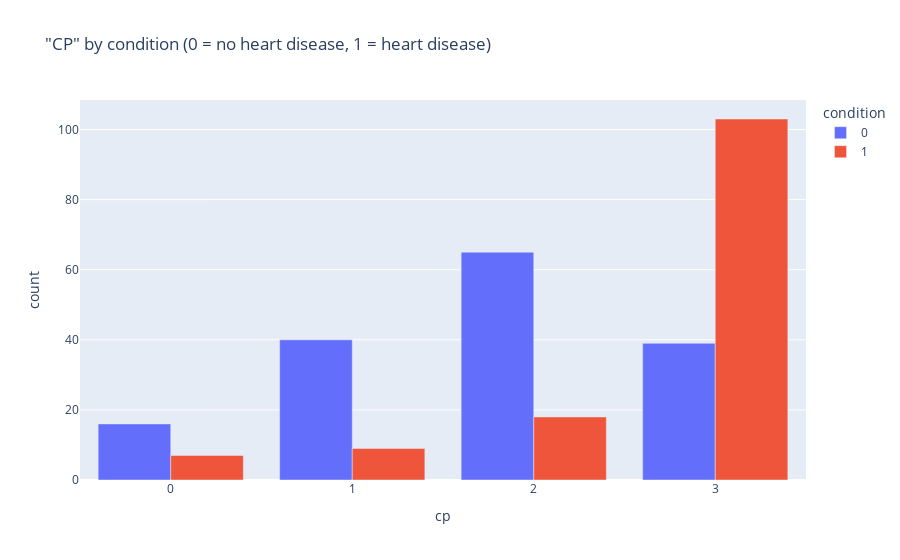

The code cell stored with this chart in its notebook:
### Markdown cell above
(provide brief description of what [x] is, and how it might relate to [target])

### Code cell
cp_counts = df.groupby(['cp', 'condition']).size().reset_index(name = 'count')

fig = px.bar(cp_counts,
             x = 'cp',
             y = 'count',
             color = 'condition',
            barmode = 'group',
            title = '"CP" by condition (0 = no heart disease, 1 = heart disease)')
fig.show()

### Figure 1 — Plotly figure (JSON) as saved in the notebook; plotly's stock layout.template omitted (floating-point values rounded to 4 significant figures)
{"data": [{"alignmentgroup": "True", "hovertemplate": "condition=0<br>cp=%{x}<br>count=%{y}<extra></extra>", "legendgroup": "0", "marker": {"color": "#636efa"}, "name": "0", "offsetgroup": "0", "orientation": "v", "showlegend": true, "textposition": "auto", "type": "bar", "x": [0, 1, 2, 3], "xaxis": "x", "y": [16, 40, 65, 39], "yaxis": "y"}, {"alignmentgroup": "True", "hovertemplate": "condition=1<br>cp=%{x}<br>count=%{y}<extra></extra>", "legendgroup": "1", "marker": {"color": "#EF553B"}, "name": "1", "offsetgroup": "1", "orientation": "v", "showlegend": true, "textposition": "auto", "type": "bar", "x": [0, 1, 2, 3], "xaxis": "x", "y": [7, 9, 18, 103], "yaxis": "y"}], "layout": {"barmode": "group", "legend": {"title": {"text": "condition"}, "tracegroupgap": 0}, "title": {"text": "\"CP\" by condition (0 = no heart disease, 1 = heart disease)"}, "xaxis": {"anchor": "y", "domain": [0, 1], "title": {"text": "cp"}}, "yaxis": {"anchor": "x", "domain": [0, 1], "title": {"text": "count"}}}}
